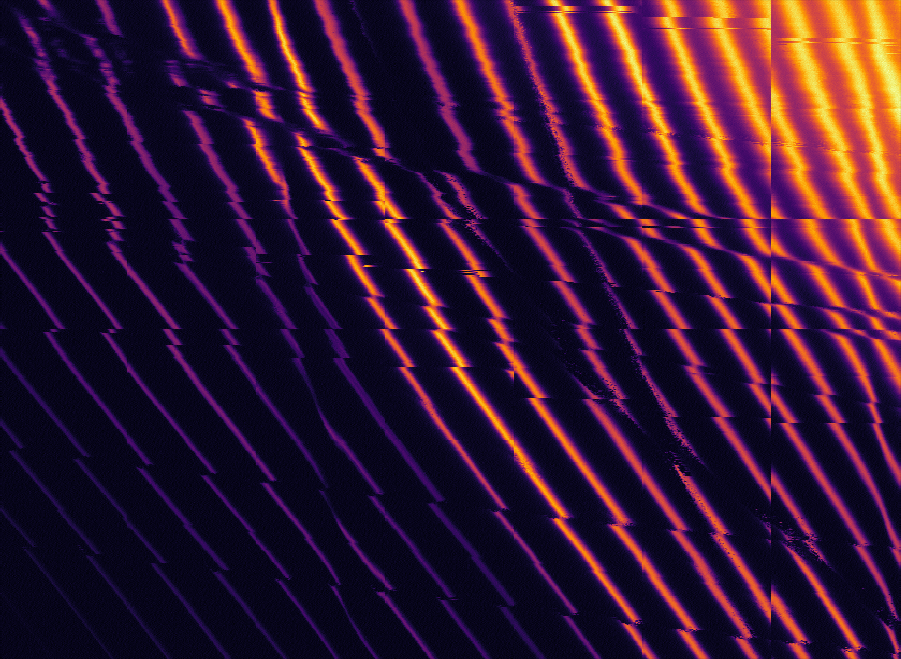
#> input picture other/computer vision/device_tuning/sweep.png, 901 x 659 px
$ python cv_device_tuning.py   (older library calls are emulated)
#> lines starting #> are read from the running program, lines starting #| are printed output that depends on the picture; after the words box and inside, x2 and y2 are one past the last pixel; in counts of white or black regions, pixels touching at a corner belong together
import sys
print(sys.version)
import cv2
print('OpenCV Version: {}'.format(cv2.__version__))
import numpy as np
from matplotlib import pyplot as plt

def cvt_to_uint8(img):
    pass
    new_img = img
    new_img /= np.max(abs(new_img))
    new_img  = np.array((new_img+1)/2*255, dtype=np.uint8)
    return new_img


img = cv2.imread('sweep.png')
#> img is the input picture: shape (659, 901, 3); mean B, G, R 49, 23.2, 54.8
input_img = img
gray_img = cv2.cvtColor(img, cv2.COLOR_BGR2GRAY)
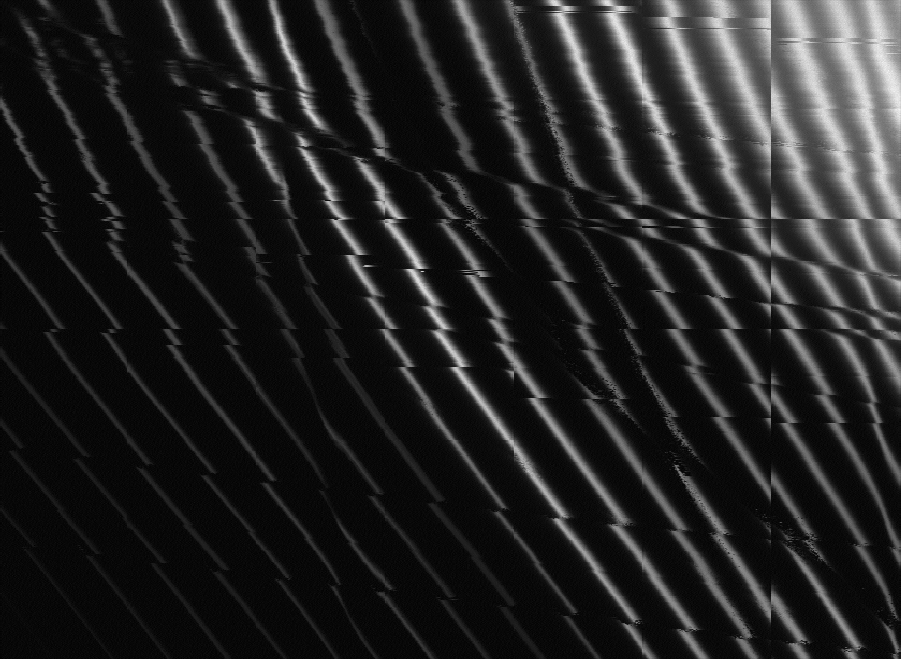
#> gray_img: shape (659, 901); min 0, max 244, mean 35.6

#
# Create a mask using a laplacian and further filtering
#

laplacian = cv2.Laplacian(gray_img, cv2.CV_64F, ksize=7)
laplacian = cv2.Sobel(laplacian, cv2.CV_64F, 0, 3, ksize = 7)
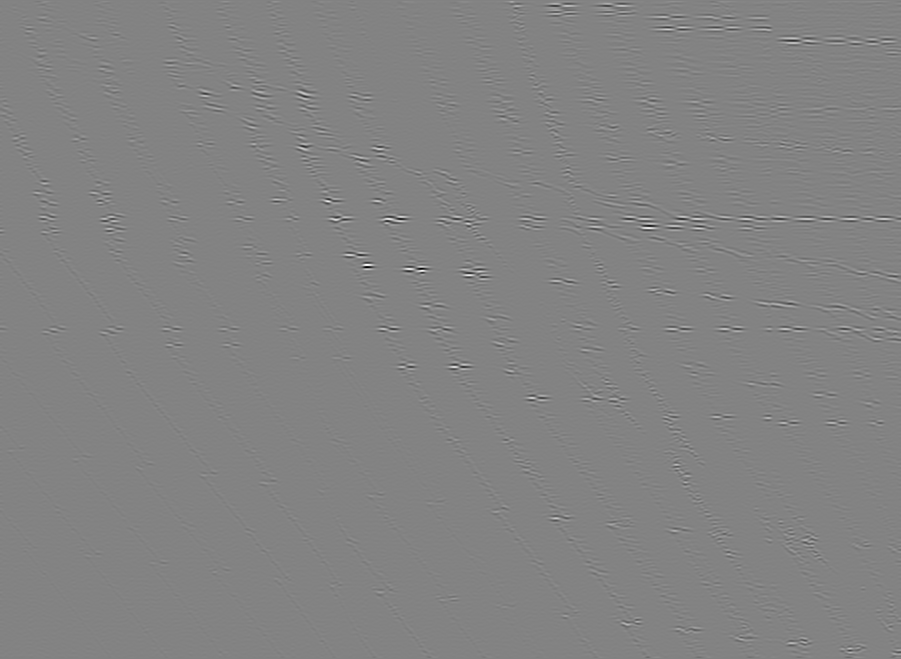
#> laplacian: shape (659, 901) float64; min -15505374, max 14677246, mean 233.7; drawn with min black and max white
laplacian = cvt_to_uint8(laplacian)
_, laplacian = cv2.threshold(laplacian, np.max(laplacian)*0.60, 255, cv2.THRESH_BINARY)
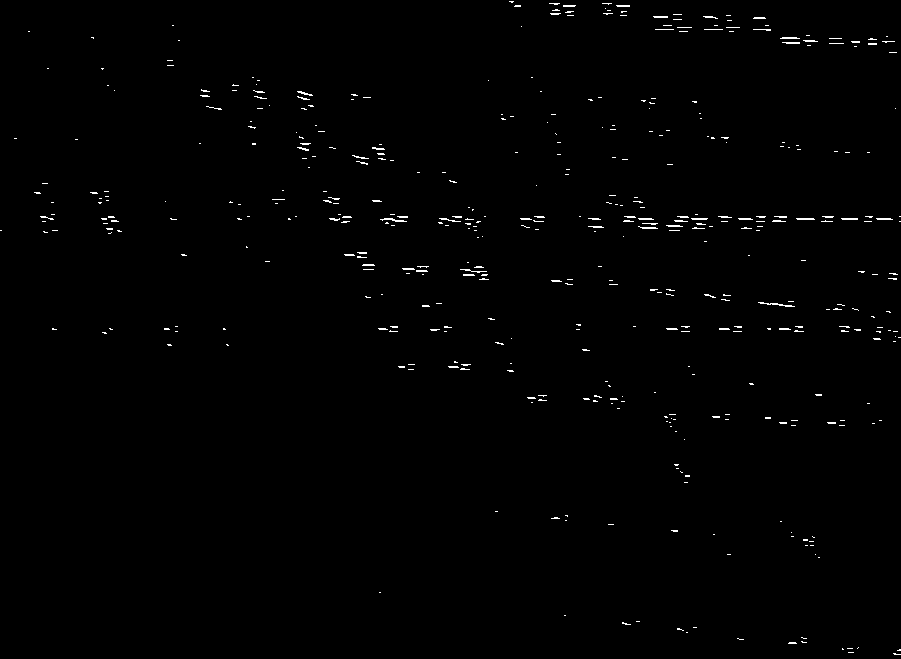
#> laplacian: shape (659, 901); 0.68% white in thin lines or dots
laplacian_overlay = laplacian.copy()
cv2.imshow('High dY', laplacian)
cv2.waitKey()
cv2.imwrite('laplacian_overlay.png', laplacian_overlay)

#
# Create a mask using a single derivative and further filtering
#

# Calculate the image's first derivative along y
dy1 = cv2.Sobel(gray_img, cv2.CV_32F, 0, 1, ksize = 7)
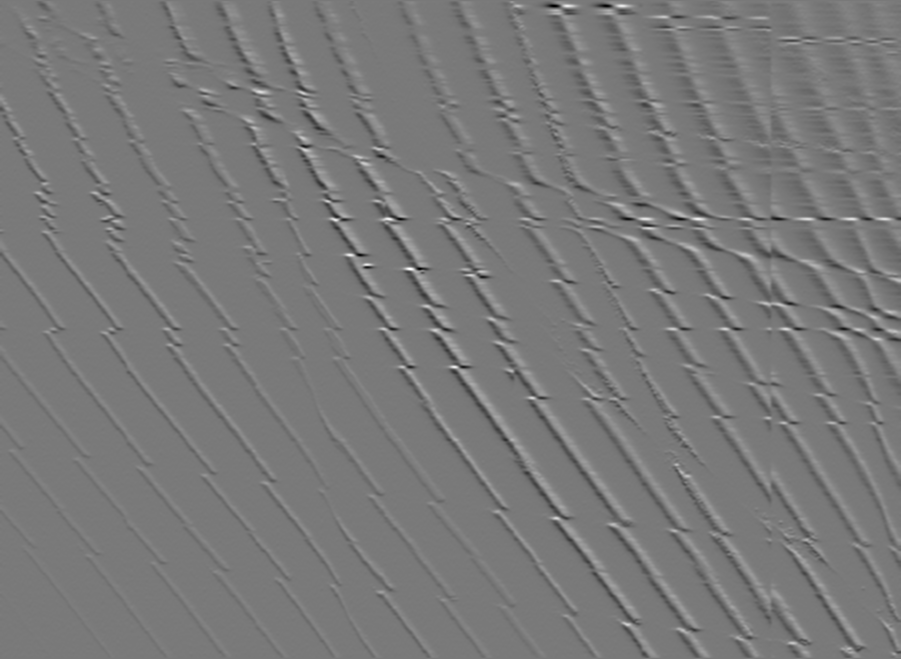
#> dy1: shape (659, 901) float32; min -97102, max 106119, mean -163.8; drawn with min black and max white
dy1 = cvt_to_uint8(dy1)
dy1 = cv2.medianBlur(dy1, 3)
cv2.imwrite('dy1_8bit.png', dy1)

# Threshold the filtered image
#threshold_y = cv2.adaptiveThreshold(dy1, 255, cv2.ADAPTIVE_THRESH_MEAN_C,
#                                    cv2.THRESH_BINARY_INV, 7, 1)
_, threshold_y = cv2.threshold(dy1, np.max(dy1)*3/4, 255, cv2.THRESH_BINARY)
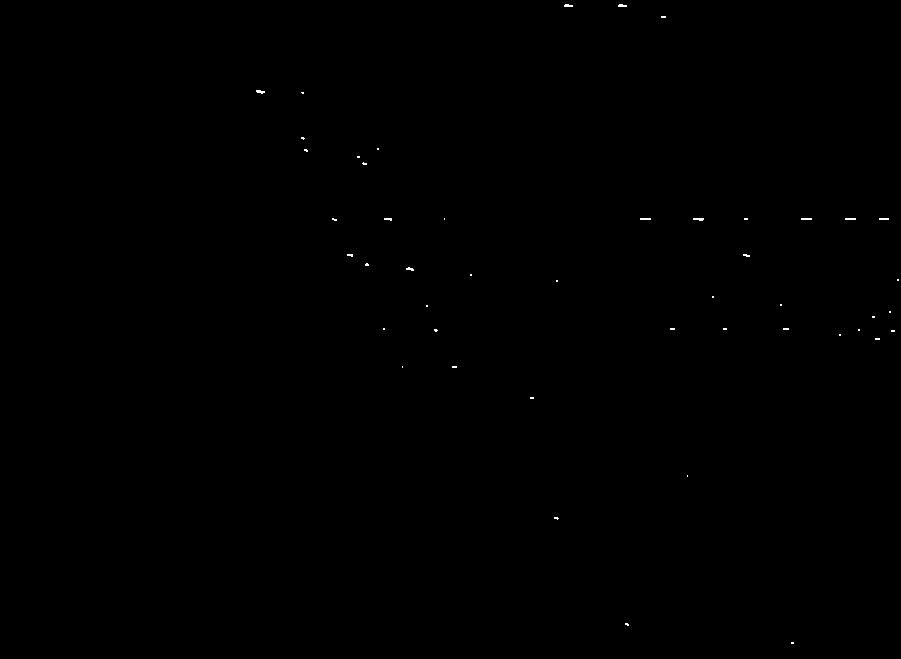
#> threshold_y: shape (659, 901); 0.08% white in thin lines or dots, all inside (x1, y1, x2, y2) = (256, 4, 899, 644)

cv2.imshow('threshold_y', threshold_y)
cv2.waitKey()

output_laplacian = input_img.copy()
output_sobel = input_img.copy()

output_laplacian[laplacian_overlay != 0] = (0, 255, 0)
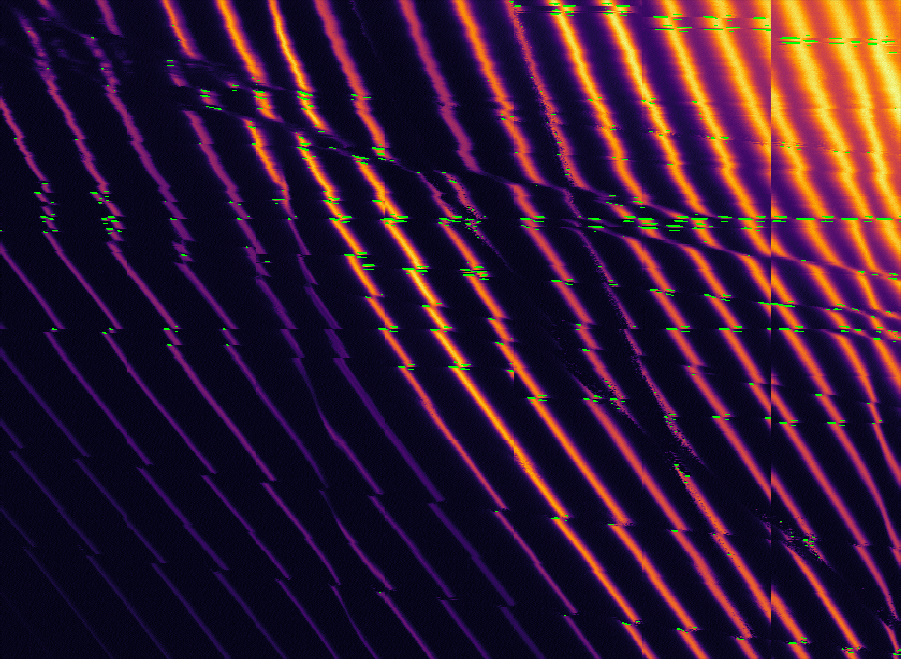
#> output_laplacian: shape (659, 901, 3); 0.68% of pixels changed, all inside (x1, y1, x2, y2) = (0, 1, 901, 655)
cv2.imshow('Overlayed Image (Laplacian)', output_laplacian)

output_sobel[threshold_y != 0] = (0,255,0)
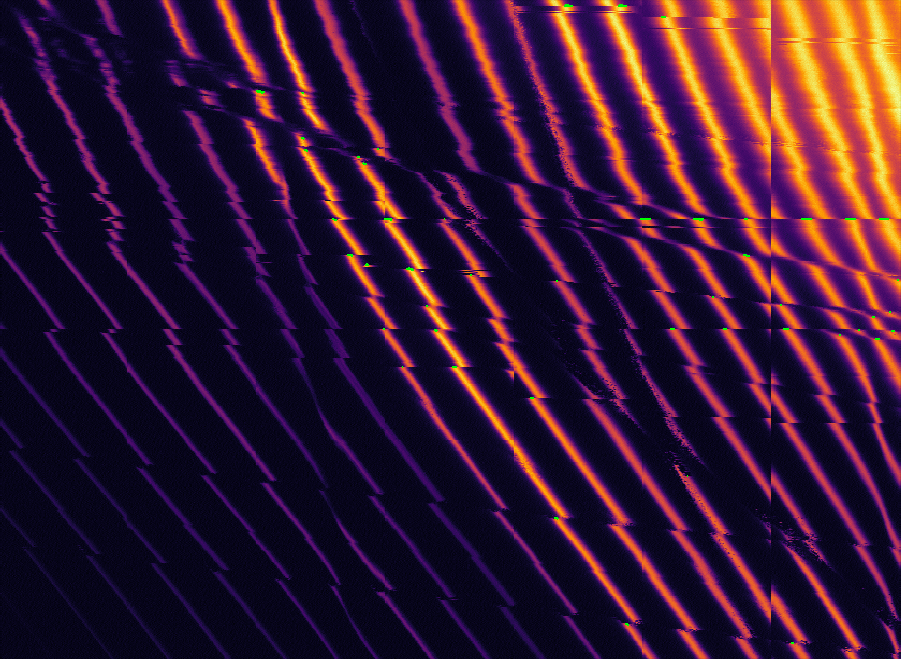
#> output_sobel: shape (659, 901, 3); 0.08% of pixels changed, all inside (x1, y1, x2, y2) = (256, 4, 899, 644)
cv2.imshow('Overlayed Image (Sobel (Y1))', output_sobel)
cv2.waitKey()

cv2.imwrite('output_laplacian.png', output_laplacian)
cv2.imwrite('output_sobel.png', output_sobel)


#
# Try to see what feature detection can liberate from our image
#

sift = cv2.xfeatures2d.SIFT_create()
kp = sift.detect(dy1, None)
#> kp = 964 keypoints; strongest (x, y, size): (410, 269, 2.9), (454, 367, 2.7), (554, 6, 3.5), (350, 255, 3.1)
#> (the run stopped early here; a loop or call above may not have finished)
